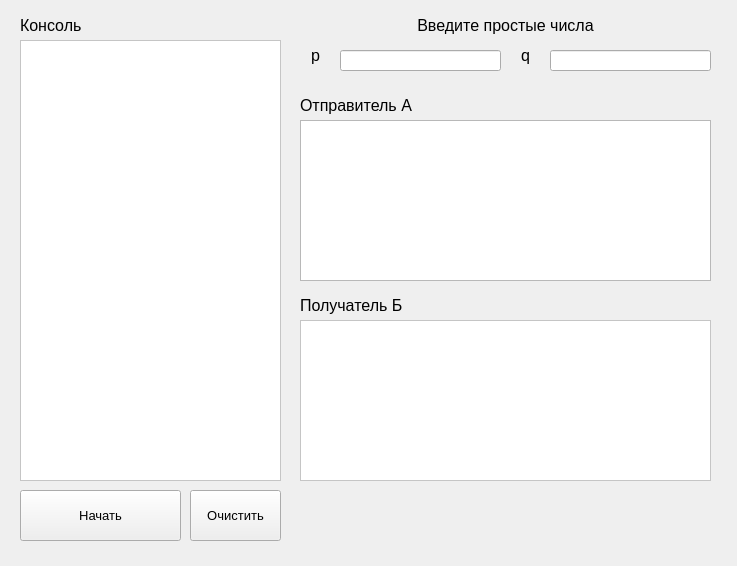
<?xml version="1.0" encoding="UTF-8"?>
<ui version="4.0">
 <class>Form</class>
 <widget class="QWidget" name="Form">
  <property name="enabled">
   <bool>true</bool>
  </property>
  <property name="geometry">
   <rect>
    <x>0</x>
    <y>0</y>
    <width>737</width>
    <height>566</height>
   </rect>
  </property>
  <property name="sizePolicy">
   <sizepolicy hsizetype="Preferred" vsizetype="Preferred">
    <horstretch>0</horstretch>
    <verstretch>0</verstretch>
   </sizepolicy>
  </property>
  <property name="minimumSize">
   <size>
    <width>0</width>
    <height>0</height>
   </size>
  </property>
  <property name="focusPolicy">
   <enum>Qt::NoFocus</enum>
  </property>
  <property name="contextMenuPolicy">
   <enum>Qt::NoContextMenu</enum>
  </property>
  <property name="acceptDrops">
   <bool>false</bool>
  </property>
  <property name="windowTitle">
   <string>Протокол ЭЦП  -  RSA</string>
  </property>
  <property name="styleSheet">
   <string notr="true"/>
  </property>
  <widget class="QPlainTextEdit" name="plainTextEdit">
   <property name="geometry">
    <rect>
     <x>300</x>
     <y>120</y>
     <width>411</width>
     <height>161</height>
    </rect>
   </property>
   <property name="font">
    <font>
     <pointsize>12</pointsize>
    </font>
   </property>
   <property name="styleSheet">
    <string notr="true"/>
   </property>
  </widget>
  <widget class="QPlainTextEdit" name="plainTextEdit_2">
   <property name="enabled">
    <bool>true</bool>
   </property>
   <property name="geometry">
    <rect>
     <x>300</x>
     <y>320</y>
     <width>411</width>
     <height>161</height>
    </rect>
   </property>
   <property name="font">
    <font>
     <pointsize>12</pointsize>
    </font>
   </property>
   <property name="styleSheet">
    <string notr="true">QPlainTextEdit{
	background-color: white;
}</string>
   </property>
  </widget>
  <widget class="QLabel" name="label">
   <property name="geometry">
    <rect>
     <x>20</x>
     <y>10</y>
     <width>91</width>
     <height>31</height>
    </rect>
   </property>
   <property name="font">
    <font>
     <pointsize>12</pointsize>
    </font>
   </property>
   <property name="text">
    <string>Консоль</string>
   </property>
  </widget>
  <widget class="QLabel" name="label_2">
   <property name="geometry">
    <rect>
     <x>300</x>
     <y>90</y>
     <width>131</width>
     <height>31</height>
    </rect>
   </property>
   <property name="font">
    <font>
     <pointsize>12</pointsize>
     <weight>50</weight>
     <bold>false</bold>
     <underline>false</underline>
    </font>
   </property>
   <property name="text">
    <string>Отправитель А</string>
   </property>
  </widget>
  <widget class="QLabel" name="label_3">
   <property name="geometry">
    <rect>
     <x>300</x>
     <y>290</y>
     <width>111</width>
     <height>31</height>
    </rect>
   </property>
   <property name="font">
    <font>
     <pointsize>12</pointsize>
    </font>
   </property>
   <property name="text">
    <string>Получатель Б</string>
   </property>
  </widget>
  <widget class="QPushButton" name="pushButton_3">
   <property name="geometry">
    <rect>
     <x>20</x>
     <y>490</y>
     <width>161</width>
     <height>51</height>
    </rect>
   </property>
   <property name="font">
    <font>
     <pointsize>10</pointsize>
    </font>
   </property>
   <property name="text">
    <string>Начать</string>
   </property>
  </widget>
  <widget class="QPlainTextEdit" name="plainTextEdit_3">
   <property name="enabled">
    <bool>true</bool>
   </property>
   <property name="geometry">
    <rect>
     <x>20</x>
     <y>40</y>
     <width>261</width>
     <height>441</height>
    </rect>
   </property>
   <property name="font">
    <font>
     <family>Consolas</family>
     <pointsize>12</pointsize>
    </font>
   </property>
   <property name="styleSheet">
    <string notr="true">background-color: white</string>
   </property>
  </widget>
  <widget class="QPushButton" name="pushButton_4">
   <property name="geometry">
    <rect>
     <x>190</x>
     <y>490</y>
     <width>91</width>
     <height>51</height>
    </rect>
   </property>
   <property name="font">
    <font>
     <pointsize>10</pointsize>
    </font>
   </property>
   <property name="text">
    <string>Очистить</string>
   </property>
  </widget>
  <widget class="QLabel" name="label_4">
   <property name="geometry">
    <rect>
     <x>410</x>
     <y>10</y>
     <width>191</width>
     <height>31</height>
    </rect>
   </property>
   <property name="font">
    <font>
     <pointsize>12</pointsize>
     <weight>50</weight>
     <bold>false</bold>
     <underline>false</underline>
    </font>
   </property>
   <property name="text">
    <string>Введите простые числа</string>
   </property>
   <property name="alignment">
    <set>Qt::AlignCenter</set>
   </property>
  </widget>
  <widget class="QLineEdit" name="lineEdit">
   <property name="geometry">
    <rect>
     <x>340</x>
     <y>50</y>
     <width>161</width>
     <height>21</height>
    </rect>
   </property>
   <property name="font">
    <font>
     <pointsize>10</pointsize>
    </font>
   </property>
  </widget>
  <widget class="QLineEdit" name="lineEdit_2">
   <property name="geometry">
    <rect>
     <x>550</x>
     <y>50</y>
     <width>161</width>
     <height>21</height>
    </rect>
   </property>
   <property name="font">
    <font>
     <pointsize>10</pointsize>
    </font>
   </property>
  </widget>
  <widget class="QLabel" name="label_5">
   <property name="geometry">
    <rect>
     <x>290</x>
     <y>40</y>
     <width>51</width>
     <height>31</height>
    </rect>
   </property>
   <property name="font">
    <font>
     <pointsize>12</pointsize>
     <weight>50</weight>
     <bold>false</bold>
     <underline>false</underline>
    </font>
   </property>
   <property name="text">
    <string>p</string>
   </property>
   <property name="alignment">
    <set>Qt::AlignCenter</set>
   </property>
  </widget>
  <widget class="QLabel" name="label_6">
   <property name="geometry">
    <rect>
     <x>500</x>
     <y>40</y>
     <width>51</width>
     <height>31</height>
    </rect>
   </property>
   <property name="font">
    <font>
     <pointsize>12</pointsize>
     <weight>50</weight>
     <bold>false</bold>
     <underline>false</underline>
    </font>
   </property>
   <property name="text">
    <string>q</string>
   </property>
   <property name="alignment">
    <set>Qt::AlignCenter</set>
   </property>
  </widget>
 </widget>
 <resources/>
 <connections/>
</ui>
